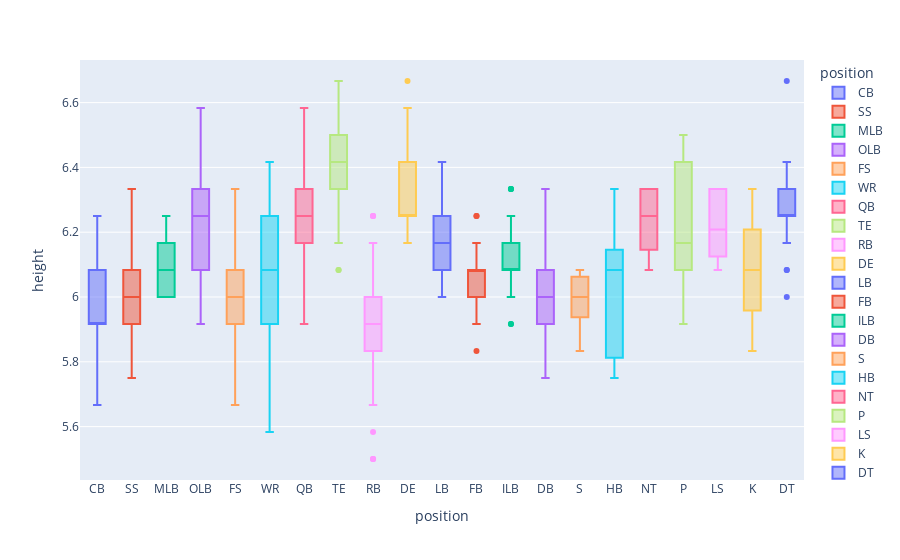

Notebook cell for this chart:
### Code cell
# boxplot
#colors = [rgb2hex(i) for i in sns.color_palette('rainbow')[:2]]
fig =px.box(players, x='position', y='height',color = 'position')
fig.show()

### Figure 1 — Plotly figure (JSON) as saved in the notebook; plotly's stock layout.template omitted (floating-point values rounded to 4 significant figures; data arrays with more than 128 entries replaced by an {"elided": "..."} marker saying what was removed)
{"data": [{"alignmentgroup": "True", "hovertemplate": "position=%{x}<br>height=%{y}<extra></extra>", "legendgroup": "CB", "marker": {"color": "#636efa"}, "name": "CB", "notched": false, "offsetgroup": "CB", "orientation": "v", "showlegend": true, "type": "box", "x": {"elided": "195 str values"}, "x0": " ", "xaxis": "x", "y": {"elided": "195 float values"}, "y0": " ", "yaxis": "y"}, {"alignmentgroup": "True", "hovertemplate": "position=%{x}<br>height=%{y}<extra></extra>", "legendgroup": "SS", "marker": {"color": "#EF553B"}, "name": "SS", "notched": false, "offsetgroup": "SS", "orientation": "v", "showlegend": true, "type": "box", "x": ["SS", "SS", "SS", "SS", "SS", "SS", "SS", "SS", "SS", "SS", "SS", "SS", "SS", "SS", "SS", "SS", "SS", "SS", "SS", "SS", "SS", "SS", "SS", "SS", "SS", "SS", "SS", "SS", "SS", "SS", "SS", "SS", "SS", "SS", "SS", "SS", "SS", "SS", "SS", "SS", "SS", "SS", "SS", "SS", "SS", "SS", "SS", "SS", "SS", "SS", "SS", "SS", "SS", "SS", "SS", "SS", "SS", "SS"], "x0": " ", "xaxis": "x", "y": [5.75, 5.917, 6, 5.917, 6, 5.917, 5.833, 6.083, 6.083, 5.917, 6, 6, 6.083, 6.167, 6.083, 5.917, 5.917, 6.167, 6, 6, 5.917, 6.167, 6.167, 5.917, 6.083, 6, 5.917, 6.083, 6, 5.75, 5.917, 6, 5.833, 5.917, 5.833, 6.167, 5.917, 6.167, 6.083, 6.333, 5.833, 6.167, 6.167, 6.083, 5.75, 6, 5.917, 6, 6.083, 5.833, 6.167, 6.083, 6.167, 6, 5.917, 6.167, 5.833, 6], "y0": " ", "yaxis": "y"}, {"alignmentgroup": "True", "hovertemplate": "position=%{x}<br>height=%{y}<extra></extra>", "legendgroup": "MLB", "marker": {"color": "#00cc96"}, "name": "MLB", "notched": false, "offsetgroup": "MLB", "orientation": "v", "showlegend": true, "type": "box", "x": ["MLB", "MLB", "MLB", "MLB", "MLB", "MLB", "MLB", "MLB", "MLB", "MLB", "MLB", "MLB", "MLB", "MLB", "MLB", "MLB", "MLB", "MLB", "MLB", "MLB", "MLB", "MLB", "MLB", "MLB", "MLB", "MLB", "MLB", "MLB", "MLB"], "x0": " ", "xaxis": "x", "y": [6.083, 6.083, 6.083, 6.083, 6, 6.25, 6, 6, 6.083, 6.083, 6.167, 6.25, 6.167, 6.167, 6.083, 6.25, 6.167, 6, 6, 6.25, 6, 6.25, 6.083, 6.083, 6, 6, 6.167, 6.25, 6], "y0": " ", "yaxis": "y"}, {"alignmentgroup": "True", "hovertemplate": "position=%{x}<br>height=%{y}<extra></extra>", "legendgroup": "OLB", "marker": {"color": "#ab63fa"}, "name": "OLB", "notched": false, "offsetgroup": "OLB", "orientation": "v", "showlegend": true, "type": "box", "x": ["OLB", "OLB", "OLB", "OLB", "OLB", "OLB", "OLB", "OLB", "OLB", "OLB", "OLB", "OLB", "OLB", "OLB", "OLB", "OLB", "OLB", "OLB", "OLB", "OLB", "OLB", "OLB", "OLB", "OLB", "OLB", "OLB", "OLB", "OLB", "OLB", "OLB", "OLB", "OLB", "OLB", "OLB", "OLB", "OLB", "OLB", "OLB", "OLB", "OLB", "OLB", "OLB", "OLB", "OLB", "OLB", "OLB", "OLB", "OLB", "OLB", "OLB", "OLB", "OLB", "OLB", "OLB", "OLB", "OLB", "OLB", "OLB", "OLB", "OLB", "OLB", "OLB", "OLB", "OLB", "OLB", "OLB", "OLB", "OLB", "OLB", "OLB", "OLB", "OLB", "OLB", "OLB", "OLB", "OLB", "OLB", "OLB", "OLB", "OLB", "OLB", "OLB", "OLB", "OLB", "OLB", "OLB", "OLB", "OLB", "OLB", "OLB", "OLB", "OLB", "OLB", "OLB", "OLB", "OLB", "OLB", "OLB", "OLB", "OLB"], "x0": " ", "xaxis": "x", "y": [6.25, 6.083, 6.167, 6.333, 6.25, 6.083, 6, 6.25, 6.25, 6.25, 6.25, 6.333, 6.333, 6.167, 6.25, 6.167, 6.25, 6, 6.333, 6.167, 6.25, 6.333, 6.333, 6.25, 6.333, 6.25, 6.25, 6.083, 6.083, 6.333, 6.5, 6.25, 6.417, 6.25, 6.083, 6.333, 6.417, 6.25, 6.167, 6, 6, 6, 6.417, 6.25, 6.25, 6.417, 6.25, 6.25, 6.25, 6, 6.167, 6.167, 6.25, 6.083, 6.167, 6.25, 6.333, 5.917, 6.25, 5.917, 6.417, 6.167, 6, 6.167, 6.167, 6.333, 6.25, 6.167, 5.917, 6.417, 6.167, 6, 6.083, 6.083, 6, 6.25, 6.25, 6.083, 6.083, 6, 6.083, 6.25, 6.083, 6.333, 6.167, 6, 6.333, 6.333, 6.417, 6.167, 6.333, 6.583, 6.417, 6.25, 6.25, 6.083, 6.25, 6.167, 6.167, 6.417], "y0": " ", "yaxis": "y"}, {"alignmentgroup": "True", "hovertemplate": "position=%{x}<br>height=%{y}<extra></extra>", "legendgroup": "FS", "marker": {"color": "#FFA15A"}, "name": "FS", "notched": false, "offsetgroup": "FS", "orientation": "v", "showlegend": true, "type": "box", "x": ["FS", "FS", "FS", "FS", "FS", "FS", "FS", "FS", "FS", "FS", "FS", "FS", "FS", "FS", "FS", "FS", "FS", "FS", "FS", "FS", "FS", "FS", "FS", "FS", "FS", "FS", "FS", "FS", "FS", "FS", "FS", "FS", "FS", "FS", "FS", "FS", "FS", "FS", "FS", "FS", "FS", "FS", "FS", "FS", "FS", "FS", "FS", "FS", "FS", "FS", "FS", "FS", "FS", "FS", "FS", "FS", "FS", "FS", "FS", "FS", "FS", "FS", "FS", "FS", "FS"], "x0": " ", "xaxis": "x", "y": [6.083, 5.833, 6, 5.917, 6, 6, 5.917, 6, 6.167, 6.083, 5.917, 5.75, 5.833, 6.083, 5.917, 6.083, 6, 6.083, 5.917, 6.083, 5.833, 5.833, 6.167, 5.917, 6, 6, 6, 6.083, 5.917, 6, 6, 5.667, 5.833, 5.917, 5.833, 6.167, 6, 5.917, 6.167, 6.083, 6.167, 5.917, 6, 5.917, 6.083, 5.917, 5.833, 6, 5.917, 6, 6, 6, 6.083, 6.083, 6.333, 5.917, 6, 6.083, 6.083, 5.833, 5.917, 6, 6, 6, 6.167], "y0": " ", "yaxis": "y"}, {"alignmentgroup": "True", "hovertemplate": "position=%{x}<br>height=%{y}<extra></extra>", "legendgroup": "WR", "marker": {"color": "#19d3f3"}, "name": "WR", "notched": false, "offsetgroup": "WR", "orientation": "v", "showlegend": true, "type": "box", "x": {"elided": "228 str values"}, "x0": " ", "xaxis": "x", "y": {"elided": "228 float values"}, "y0": " ", "yaxis": "y"}, {"alignmentgroup": "True", "hovertemplate": "position=%{x}<br>height=%{y}<extra></extra>", "legendgroup": "QB", "marker": {"color": "#FF6692"}, "name": "QB", "notched": false, "offsetgroup": "QB", "orientation": "v", "showlegend": true, "type": "box", "x": ["QB", "QB", "QB", "QB", "QB", "QB", "QB", "QB", "QB", "QB", "QB", "QB", "QB", "QB", "QB", "QB", "QB", "QB", "QB", "QB", "QB", "QB", "QB", "QB", "QB", "QB", "QB", "QB", "QB", "QB", "QB", "QB", "QB", "QB", "QB", "QB", "QB", "QB", "QB", "QB", "QB", "QB", "QB", "QB", "QB", "QB", "QB", "QB", "QB", "QB", "QB", "QB", "QB", "QB", "QB", "QB", "QB", "QB", "QB", "QB", "QB", "QB", "QB", "QB", "QB", "QB", "QB", "QB", "QB", "QB", "QB"], "x0": " ", "xaxis": "x", "y": [6.5, 6.333, 6.167, 6.5, 6.417, 6.167, 6.417, 6.083, 6.333, 6.167, 6.333, 6.333, 6.417, 6.333, 6.167, 6.167, 6, 6.417, 6.417, 6.333, 6.333, 6.167, 6.417, 6.167, 6.167, 6.333, 6.25, 6.25, 6.333, 6.25, 6.333, 6.417, 6.25, 6.25, 6.333, 6.167, 6.083, 5.917, 6.083, 6.167, 6.417, 6.333, 6.333, 6, 6.333, 6.583, 6.167, 6.5, 6.25, 6.5, 6.083, 6.333, 6.083, 6.083, 6.25, 6.25, 6.167, 6.333, 6.167, 6.167, 6.083, 6.167, 6.167, 6.25, 6.167, 6.583, 6.25, 6.5, 6.25, 6.333, 6.5], "y0": " ", "yaxis": "y"}, {"alignmentgroup": "True", "hovertemplate": "position=%{x}<br>height=%{y}<extra></extra>", "legendgroup": "TE", "marker": {"color": "#B6E880"}, "name": "TE", "notched": false, "offsetgroup": "TE", "orientation": "v", "showlegend": true, "type": "box", "x": ["TE", "TE", "TE", "TE", "TE", "TE", "TE", "TE", "TE", "TE", "TE", "TE", "TE", "TE", "TE", "TE", "TE", "TE", "TE", "TE", "TE", "TE", "TE", "TE", "TE", "TE", "TE", "TE", "TE", "TE", "TE", "TE", "TE", "TE", "TE", "TE", "TE", "TE", "TE", "TE", "TE", "TE", "TE", "TE", "TE", "TE", "TE", "TE", "TE", "TE", "TE", "TE", "TE", "TE", "TE", "TE", "TE", "TE", "TE", "TE", "TE", "TE", "TE", "TE", "TE", "TE", "TE", "TE", "TE", "TE", "TE", "TE", "TE", "TE", "TE", "TE", "TE", "TE", "TE", "TE", "TE", "TE", "TE", "TE", "TE", "TE", "TE", "TE", "TE", "TE", "TE", "TE", "TE", "TE", "TE", "TE", "TE", "TE", "TE", "TE", "TE", "TE", "TE", "TE", "TE", "TE", "TE", "TE", "TE", "TE", "TE", "TE", "TE", "TE", "TE", "TE", "TE", "TE", "TE", "TE", "TE", "TE", "TE", "TE", "TE", "TE", "TE", "TE"], "x0": " ", "xaxis": "x", "y": [6.417, 6.417, 6.417, 6.333, 6.417, 6.25, 6.333, 6.333, 6.5, 6.417, 6.417, 6.583, 6.583, 6.333, 6.333, 6.25, 6.5, 6.333, 6.5, 6.5, 6.333, 6.5, 6.5, 6.167, 6.417, 6.5, 6.25, 6.417, 6.5, 6.333, 6.417, 6.333, 6.5, 6.417, 6.5, 6.417, 6.25, 6.083, 6.5, 6.083, 6.417, 6.333, 6.25, 6.417, 6.417, 6.167, 6.25, 6.417, 6.417, 6.417, 6.333, 6.25, 6.417, 6.5, 6.417, 6.417, 6.25, 6.583, 6.333, 6.167, 6.25, 6.5, 6.417, 6.417, 6.667, 6.25, 6.333, 6.5, 6.333, 6.417, 6.417, 6.5, 6.25, 6.25, 6.333, 6.417, 6.417, 6.333, 6.5, 6.333, 6.25, 6.25, 6.417, 6.333, 6.583, 6.25, 6.167, 6.333, 6.417, 6.333, 6.5, 6.417, 6.5, 6.5, 6.333, 6.5, 6.5, 6.333, 6.167, 6.333, 6.417, 6.417, 6.5, 6.25, 6.25, 6.417, 6.333, 6.417, 6.333, 6.25, 6.5, 6.333, 6.417, 6.5, 6.583, 6.417, 6.333, 6.417, 6.5, 6.417, 6.333, 6.417, 6.5, 6.25, 6.5, 6.417, 6.333, 6.167], "y0": " ", "yaxis": "y"}, {"alignmentgroup": "True", "hovertemplate": "position=%{x}<br>height=%{y}<extra></extra>", "legendgroup": "RB", "marker": {"color": "#FF97FF"}, "name": "RB", "notched": false, "offsetgroup": "RB", "orientation": "v", "showlegend": true, "type": "box", "x": {"elided": "135 str values"}, "x0": " ", "xaxis": "x", "y": {"elided": "135 float values"}, "y0": " ", "yaxis": "y"}, {"alignmentgroup": "True", "hovertemplate": "position=%{x}<br>height=%{y}<extra></extra>", "legendgroup": "DE", "marker": {"color": "#FECB52"}, "name": "DE", "notched": false, "offsetgroup": "DE", "orientation": "v", "showlegend": true, "type": "box", "x": ["DE", "DE", "DE", "DE", "DE", "DE", "DE", "DE", "DE", "DE", "DE", "DE", "DE", "DE", "DE", "DE", "DE", "DE", "DE", "DE", "DE", "DE", "DE", "DE", "DE", "DE", "DE", "DE", "DE", "DE", "DE", "DE", "DE", "DE", "DE", "DE", "DE", "DE", "DE", "DE", "DE", "DE", "DE", "DE", "DE", "DE", "DE", "DE", "DE"], "x0": " ", "xaxis": "x", "y": [6.25, 6.25, 6.417, 6.25, 6.417, 6.167, 6.25, 6.583, 6.333, 6.333, 6.167, 6.25, 6.417, 6.417, 6.167, 6.25, 6.667, 6.417, 6.25, 6.167, 6.333, 6.5, 6.333, 6.167, 6.167, 6.333, 6.25, 6.167, 6.583, 6.25, 6.5, 6.5, 6.25, 6.333, 6.25, 6.417, 6.25, 6.167, 6.333, 6.25, 6.25, 6.25, 6.25, 6.5, 6.333, 6.583, 6.167, 6.417, 6.25], "y0": " ", "yaxis": "y"}, {"alignmentgroup": "True", "hovertemplate": "position=%{x}<br>height=%{y}<extra></extra>", "legendgroup": "LB", "marker": {"color": "#636efa"}, "name": "LB", "notched": false, "offsetgroup": "LB", "orientation": "v", "showlegend": true, "type": "box", "x": ["LB", "LB", "LB", "LB", "LB", "LB", "LB", "LB", "LB", "LB", "LB", "LB", "LB", "LB", "LB", "LB", "LB", "LB", "LB", "LB", "LB", "LB", "LB", "LB", "LB", "LB", "LB", "LB", "LB", "LB", "LB", "LB", "LB", "LB", "LB", "LB", "LB", "LB", "LB", "LB", "LB", "LB", "LB", "LB", "LB", "LB", "LB", "LB", "LB", "LB", "LB", "LB", "LB", "LB", "LB", "LB", "LB", "LB"], "x0": " ", "xaxis": "x", "y": [6.167, 6.167, 6.417, 6.083, 6.167, 6, 6.167, 6.167, 6.167, 6.167, 6.25, 6.167, 6.333, 6.333, 6, 6.25, 6.333, 6.167, 6.167, 6.25, 6.083, 6.333, 6.25, 6.167, 6.25, 6.083, 6.25, 6, 6, 6.167, 6.25, 6, 6.083, 6.167, 6.25, 6.25, 6, 6.167, 6.333, 6.167, 6.25, 6.333, 6.083, 6.167, 6.083, 6.083, 6.25, 6, 6, 6, 6.25, 6.167, 6.083, 6.167, 6.167, 6.083, 6, 6.25], "y0": " ", "yaxis": "y"}, {"alignmentgroup": "True", "hovertemplate": "position=%{x}<br>height=%{y}<extra></extra>", "legendgroup": "FB", "marker": {"color": "#EF553B"}, "name": "FB", "notched": false, "offsetgroup": "FB", "orientation": "v", "showlegend": true, "type": "box", "x": ["FB", "FB", "FB", "FB", "FB", "FB", "FB", "FB", "FB", "FB", "FB", "FB", "FB", "FB", "FB", "FB", "FB", "FB", "FB"], "x0": " ", "xaxis": "x", "y": [6, 6.25, 5.917, 6.25, 6.083, 6.083, 6.083, 6.083, 6, 6.083, 6, 6.167, 6.083, 5.917, 5.833, 6.083, 6, 6, 6], "y0": " ", "yaxis": "y"}, {"alignmentgroup": "True", "hovertemplate": "position=%{x}<br>height=%{y}<extra></extra>", "legendgroup": "ILB", "marker": {"color": "#00cc96"}, "name": "ILB", "notched": false, "offsetgroup": "ILB", "orientation": "v", "showlegend": true, "type": "box", "x": ["ILB", "ILB", "ILB", "ILB", "ILB", "ILB", "ILB", "ILB", "ILB", "ILB", "ILB", "ILB", "ILB", "ILB", "ILB", "ILB", "ILB", "ILB", "ILB", "ILB", "ILB", "ILB", "ILB", "ILB", "ILB", "ILB", "ILB", "ILB", "ILB", "ILB", "ILB", "ILB", "ILB", "ILB", "ILB", "ILB", "ILB", "ILB", "ILB", "ILB", "ILB", "ILB", "ILB", "ILB", "ILB", "ILB", "ILB", "ILB", "ILB", "ILB", "ILB", "ILB", "ILB", "ILB", "ILB", "ILB"], "x0": " ", "xaxis": "x", "y": [6.167, 6, 6.083, 6.083, 6.083, 6.167, 6, 6, 6, 6.25, 5.917, 6.083, 6.25, 6.333, 6, 6.167, 6.083, 6.083, 6.083, 6.083, 6.083, 6.083, 6.333, 6.167, 6.083, 6, 6.167, 6.167, 6.083, 6.083, 6.083, 6.25, 6.25, 6.25, 6.167, 5.917, 6.167, 6.167, 6.333, 6.167, 6.083, 6.083, 6.083, 6, 6, 6.167, 6.083, 6, 6, 6.083, 6.167, 6.167, 6.083, 6.083, 6.167, 6], "y0": " ", "yaxis": "y"}, {"alignmentgroup": "True", "hovertemplate": "position=%{x}<br>height=%{y}<extra></extra>", "legendgroup": "DB", "marker": {"color": "#ab63fa"}, "name": "DB", "notched": false, "offsetgroup": "DB", "orientation": "v", "showlegend": true, "type": "box", "x": ["DB", "DB", "DB", "DB", "DB", "DB", "DB", "DB", "DB", "DB", "DB", "DB", "DB", "DB", "DB", "DB", "DB", "DB", "DB", "DB", "DB", "DB", "DB", "DB", "DB", "DB", "DB", "DB", "DB", "DB", "DB", "DB", "DB"], "x0": " ", "xaxis": "x", "y": [5.917, 6.25, 6, 6.083, 6, 5.917, 5.833, 5.917, 5.917, 6.083, 6.083, 6.083, 6.083, 5.833, 5.75, 6.167, 5.75, 6.167, 6.083, 5.833, 6.083, 6, 5.917, 6.083, 6, 6.167, 6.167, 6, 6.083, 6.333, 6.167, 5.833, 5.917], "y0": " ", "yaxis": "y"}, {"alignmentgroup": "True", "hovertemplate": "position=%{x}<br>height=%{y}<extra></extra>", "legendgroup": "S", "marker": {"color": "#FFA15A"}, "name": "S", "notched": false, "offsetgroup": "S", "orientation": "v", "showlegend": true, "type": "box", "x": ["S", "S", "S", "S", "S", "S", "S", "S", "S", "S", "S"], "x0": " ", "xaxis": "x", "y": [6.083, 6.083, 6.083, 6, 6, 6, 6, 5.833, 5.917, 5.917, 6], "y0": " ", "yaxis": "y"}, {"alignmentgroup": "True", "hovertemplate": "position=%{x}<br>height=%{y}<extra></extra>", "legendgroup": "HB", "marker": {"color": "#19d3f3"}, "name": "HB", "notched": false, "offsetgroup": "HB", "orientation": "v", "showlegend": true, "type": "box", "x": ["HB", "HB", "HB", "HB", "HB"], "x0": " ", "xaxis": "x", "y": [5.75, 6.083, 5.833, 6.333, 6.083], "y0": " ", "yaxis": "y"}, {"alignmentgroup": "True", "hovertemplate": "position=%{x}<br>height=%{y}<extra></extra>", "legendgroup": "NT", "marker": {"color": "#FF6692"}, "name": "NT", "notched": false, "offsetgroup": "NT", "orientation": "v", "showlegend": true, "type": "box", "x": ["NT", "NT", "NT", "NT", "NT"], "x0": " ", "xaxis": "x", "y": [6.25, 6.333, 6.167, 6.333, 6.083], "y0": " ", "yaxis": "y"}, {"alignmentgroup": "True", "hovertemplate": "position=%{x}<br>height=%{y}<extra></extra>", "legendgroup": "P", "marker": {"color": "#B6E880"}, "name": "P", "notched": false, "offsetgroup": "P", "orientation": "v", "showlegend": true, "type": "box", "x": ["P", "P", "P", "P", "P", "P", "P", "P", "P", "P", "P", "P", "P"], "x0": " ", "xaxis": "x", "y": [6.167, 6.5, 6.417, 6.333, 6, 6.25, 6.417, 5.917, 6.083, 6.417, 6.083, 6.083, 6.083], "y0": " ", "yaxis": "y"}, {"alignmentgroup": "True", "hovertemplate": "position=%{x}<br>height=%{y}<extra></extra>", "legendgroup": "LS", "marker": {"color": "#FF97FF"}, "name": "LS", "notched": false, "offsetgroup": "LS", "orientation": "v", "showlegend": true, "type": "box", "x": ["LS", "LS", "LS", "LS", "LS", "LS", "LS", "LS", "LS", "LS", "LS", "LS"], "x0": " ", "xaxis": "x", "y": [6.333, 6.25, 6.167, 6.25, 6.167, 6.083, 6.083, 6.083, 6.333, 6.333, 6.333, 6.167], "y0": " ", "yaxis": "y"}, {"alignmentgroup": "True", "hovertemplate": "position=%{x}<br>height=%{y}<extra></extra>", "legendgroup": "K", "marker": {"color": "#FECB52"}, "name": "K", "notched": false, "offsetgroup": "K", "orientation": "v", "showlegend": true, "type": "box", "x": ["K", "K", "K", "K", "K"], "x0": " ", "xaxis": "x", "y": [6.083, 6.333, 6, 6.167, 5.833], "y0": " ", "yaxis": "y"}, {"alignmentgroup": "True", "hovertemplate": "position=%{x}<br>height=%{y}<extra></extra>", "legendgroup": "DT", "marker": {"color": "#636efa"}, "name": "DT", "notched": false, "offsetgroup": "DT", "orientation": "v", "showlegend": true, "type": "box", "x": ["DT", "DT", "DT", "DT", "DT", "DT", "DT", "DT", "DT", "DT", "DT", "DT", "DT", "DT", "DT", "DT", "DT", "DT", "DT", "DT", "DT", "DT", "DT", "DT", "DT", "DT", "DT", "DT"], "x0": " ", "xaxis": "x", "y": [6.417, 6.25, 6.417, 6.25, 6, 6.167, 6.25, 6.417, 6.333, 6.333, 6.333, 6.25, 6.167, 6.25, 6.083, 6.667, 6.417, 6.25, 6.417, 6.167, 6.25, 6.333, 6.25, 6.333, 6.25, 6.083, 6.333, 6.333], "y0": " ", "yaxis": "y"}], "layout": {"boxmode": "overlay", "legend": {"title": {"text": "position"}, "tracegroupgap": 0}, "margin": {"t": 60}, "xaxis": {"anchor": "y", "categoryarray": ["CB", "SS", "MLB", "OLB", "FS", "WR", "QB", "TE", "RB", "DE", "LB", "FB", "ILB", "DB", "S", "HB", "NT", "P", "LS", "K", "DT"], "categoryorder": "array", "domain": [0, 1], "title": {"text": "position"}}, "yaxis": {"anchor": "x", "domain": [0, 1], "title": {"text": "height"}}}}
